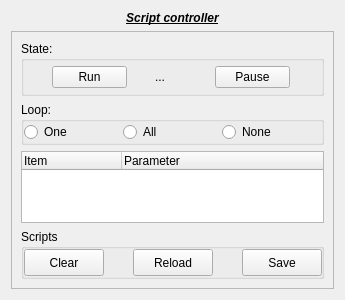
<?xml version="1.0" encoding="UTF-8"?>
<ui version="4.0">
 <class>Form</class>
 <widget class="QWidget" name="Form">
  <property name="geometry">
   <rect>
    <x>0</x>
    <y>0</y>
    <width>345</width>
    <height>300</height>
   </rect>
  </property>
  <property name="sizePolicy">
   <sizepolicy hsizetype="Preferred" vsizetype="Preferred">
    <horstretch>0</horstretch>
    <verstretch>0</verstretch>
   </sizepolicy>
  </property>
  <property name="minimumSize">
   <size>
    <width>345</width>
    <height>300</height>
   </size>
  </property>
  <property name="maximumSize">
   <size>
    <width>16777215</width>
    <height>16777215</height>
   </size>
  </property>
  <property name="contextMenuPolicy">
   <enum>Qt::CustomContextMenu</enum>
  </property>
  <property name="windowTitle">
   <string>Form</string>
  </property>
  <layout class="QVBoxLayout" name="verticalLayout">
   <item>
    <widget class="QLabel" name="label">
     <property name="font">
      <font>
       <weight>75</weight>
       <italic>true</italic>
       <bold>true</bold>
       <underline>true</underline>
      </font>
     </property>
     <property name="text">
      <string>Script controller</string>
     </property>
     <property name="alignment">
      <set>Qt::AlignCenter</set>
     </property>
    </widget>
   </item>
   <item>
    <widget class="QFrame" name="frame_3">
     <property name="frameShape">
      <enum>QFrame::StyledPanel</enum>
     </property>
     <property name="frameShadow">
      <enum>QFrame::Raised</enum>
     </property>
     <layout class="QVBoxLayout" name="verticalLayout_2">
      <item>
       <widget class="QGroupBox" name="groupBox">
        <property name="title">
         <string>State:</string>
        </property>
        <layout class="QHBoxLayout" name="horizontalLayout_3">
         <property name="spacing">
          <number>0</number>
         </property>
         <property name="margin">
          <number>0</number>
         </property>
         <item>
          <widget class="QPushButton" name="pushButton_Run">
           <property name="minimumSize">
            <size>
             <width>75</width>
             <height>0</height>
            </size>
           </property>
           <property name="maximumSize">
            <size>
             <width>75</width>
             <height>16777215</height>
            </size>
           </property>
           <property name="text">
            <string>Run</string>
           </property>
          </widget>
         </item>
         <item>
          <widget class="QLabel" name="label_executing">
           <property name="minimumSize">
            <size>
             <width>32</width>
             <height>32</height>
            </size>
           </property>
           <property name="maximumSize">
            <size>
             <width>32</width>
             <height>32</height>
            </size>
           </property>
           <property name="text">
            <string>...</string>
           </property>
          </widget>
         </item>
         <item>
          <widget class="QPushButton" name="pushButton_Pause">
           <property name="minimumSize">
            <size>
             <width>75</width>
             <height>0</height>
            </size>
           </property>
           <property name="maximumSize">
            <size>
             <width>75</width>
             <height>16777215</height>
            </size>
           </property>
           <property name="text">
            <string>Pause</string>
           </property>
          </widget>
         </item>
        </layout>
       </widget>
      </item>
      <item>
       <widget class="QGroupBox" name="groupBox_Loop">
        <property name="maximumSize">
         <size>
          <width>16777215</width>
          <height>50</height>
         </size>
        </property>
        <property name="title">
         <string>Loop:</string>
        </property>
        <layout class="QGridLayout" name="gridLayout_2">
         <property name="margin">
          <number>0</number>
         </property>
         <property name="spacing">
          <number>0</number>
         </property>
         <item row="0" column="0">
          <widget class="QRadioButton" name="radioButton_LoopOne">
           <property name="text">
            <string>One</string>
           </property>
          </widget>
         </item>
         <item row="0" column="1">
          <widget class="QRadioButton" name="radioButton_LoopAll">
           <property name="text">
            <string>All</string>
           </property>
          </widget>
         </item>
         <item row="0" column="2">
          <widget class="QRadioButton" name="radioButton_LoopNone">
           <property name="text">
            <string>None</string>
           </property>
          </widget>
         </item>
        </layout>
       </widget>
      </item>
      <item>
       <widget class="QTreeWidget" name="treeWidget_ScriptActions">
        <property name="contextMenuPolicy">
         <enum>Qt::CustomContextMenu</enum>
        </property>
        <property name="editTriggers">
         <set>QAbstractItemView::EditKeyPressed</set>
        </property>
        <property name="showDropIndicator" stdset="0">
         <bool>false</bool>
        </property>
        <property name="alternatingRowColors">
         <bool>false</bool>
        </property>
        <property name="selectionBehavior">
         <enum>QAbstractItemView::SelectRows</enum>
        </property>
        <property name="iconSize">
         <size>
          <width>16</width>
          <height>16</height>
         </size>
        </property>
        <property name="animated">
         <bool>true</bool>
        </property>
        <property name="wordWrap">
         <bool>true</bool>
        </property>
        <property name="headerHidden">
         <bool>false</bool>
        </property>
        <property name="columnCount">
         <number>2</number>
        </property>
        <attribute name="headerCascadingSectionResizes">
         <bool>true</bool>
        </attribute>
        <attribute name="headerHighlightSections">
         <bool>true</bool>
        </attribute>
        <column>
         <property name="text">
          <string>Item</string>
         </property>
        </column>
        <column>
         <property name="text">
          <string>Parameter</string>
         </property>
        </column>
       </widget>
      </item>
      <item>
       <widget class="QGroupBox" name="groupBox_Scripts">
        <property name="maximumSize">
         <size>
          <width>16777215</width>
          <height>60</height>
         </size>
        </property>
        <property name="title">
         <string>Scripts</string>
        </property>
        <layout class="QHBoxLayout" name="horizontalLayout">
         <property name="spacing">
          <number>30</number>
         </property>
         <property name="margin">
          <number>0</number>
         </property>
         <item>
          <widget class="QPushButton" name="pushButton_Clear">
           <property name="minimumSize">
            <size>
             <width>80</width>
             <height>27</height>
            </size>
           </property>
           <property name="maximumSize">
            <size>
             <width>100</width>
             <height>16777215</height>
            </size>
           </property>
           <property name="text">
            <string>Clear</string>
           </property>
          </widget>
         </item>
         <item>
          <widget class="QPushButton" name="pushButton_Reload">
           <property name="minimumSize">
            <size>
             <width>80</width>
             <height>27</height>
            </size>
           </property>
           <property name="maximumSize">
            <size>
             <width>100</width>
             <height>16777215</height>
            </size>
           </property>
           <property name="text">
            <string>Reload</string>
           </property>
          </widget>
         </item>
         <item>
          <widget class="QPushButton" name="pushButton_Save">
           <property name="minimumSize">
            <size>
             <width>80</width>
             <height>27</height>
            </size>
           </property>
           <property name="maximumSize">
            <size>
             <width>100</width>
             <height>16777215</height>
            </size>
           </property>
           <property name="text">
            <string>Save</string>
           </property>
          </widget>
         </item>
        </layout>
       </widget>
      </item>
     </layout>
    </widget>
   </item>
  </layout>
 </widget>
 <resources/>
 <connections/>
</ui>
